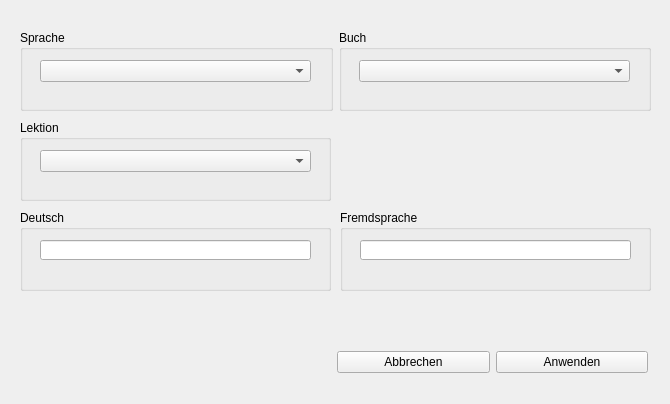
<?xml version="1.0" encoding="UTF-8"?>
<ui version="4.0">
 <class>Form</class>
 <widget class="QWidget" name="Form">
  <property name="geometry">
   <rect>
    <x>0</x>
    <y>0</y>
    <width>670</width>
    <height>404</height>
   </rect>
  </property>
  <property name="windowTitle">
   <string>Wort bearbeiten</string>
  </property>
  <widget class="QGroupBox" name="groupBox_3">
   <property name="geometry">
    <rect>
     <x>20</x>
     <y>120</y>
     <width>311</width>
     <height>81</height>
    </rect>
   </property>
   <property name="title">
    <string>Lektion</string>
   </property>
   <widget class="QComboBox" name="cBLekion">
    <property name="geometry">
     <rect>
      <x>20</x>
      <y>30</y>
      <width>271</width>
      <height>22</height>
     </rect>
    </property>
   </widget>
  </widget>
  <widget class="QGroupBox" name="groupBox_4">
   <property name="geometry">
    <rect>
     <x>20</x>
     <y>210</y>
     <width>311</width>
     <height>81</height>
    </rect>
   </property>
   <property name="title">
    <string>Deutsch</string>
   </property>
   <widget class="QLineEdit" name="tfDeutsch">
    <property name="geometry">
     <rect>
      <x>20</x>
      <y>30</y>
      <width>271</width>
      <height>20</height>
     </rect>
    </property>
   </widget>
  </widget>
  <widget class="QGroupBox" name="groupBox_5">
   <property name="geometry">
    <rect>
     <x>340</x>
     <y>210</y>
     <width>311</width>
     <height>81</height>
    </rect>
   </property>
   <property name="title">
    <string>Fremdsprache</string>
   </property>
   <widget class="QLineEdit" name="tfFremd">
    <property name="geometry">
     <rect>
      <x>20</x>
      <y>30</y>
      <width>271</width>
      <height>20</height>
     </rect>
    </property>
    <property name="font">
     <font>
      <pointsize>12</pointsize>
     </font>
    </property>
   </widget>
  </widget>
  <widget class="QWidget" name="layoutWidget">
   <property name="geometry">
    <rect>
     <x>20</x>
     <y>30</y>
     <width>631</width>
     <height>81</height>
    </rect>
   </property>
   <layout class="QHBoxLayout" name="horizontalLayout">
    <item>
     <widget class="QGroupBox" name="groupBox">
      <property name="title">
       <string>Sprache</string>
      </property>
      <widget class="QComboBox" name="cBSprache">
       <property name="geometry">
        <rect>
         <x>20</x>
         <y>30</y>
         <width>271</width>
         <height>22</height>
        </rect>
       </property>
      </widget>
     </widget>
    </item>
    <item>
     <widget class="QGroupBox" name="groupBox_2">
      <property name="title">
       <string>Buch</string>
      </property>
      <widget class="QComboBox" name="cBBuch">
       <property name="geometry">
        <rect>
         <x>20</x>
         <y>30</y>
         <width>271</width>
         <height>22</height>
        </rect>
       </property>
      </widget>
     </widget>
    </item>
   </layout>
  </widget>
  <widget class="QWidget" name="layoutWidget">
   <property name="geometry">
    <rect>
     <x>337</x>
     <y>350</y>
     <width>311</width>
     <height>25</height>
    </rect>
   </property>
   <layout class="QHBoxLayout" name="horizontalLayout_2">
    <item>
     <widget class="QPushButton" name="btnAbbrechen">
      <property name="text">
       <string>Abbrechen</string>
      </property>
     </widget>
    </item>
    <item>
     <widget class="QPushButton" name="btnAnwenden">
      <property name="text">
       <string>Anwenden</string>
      </property>
     </widget>
    </item>
   </layout>
  </widget>
 </widget>
 <resources/>
 <connections/>
</ui>
